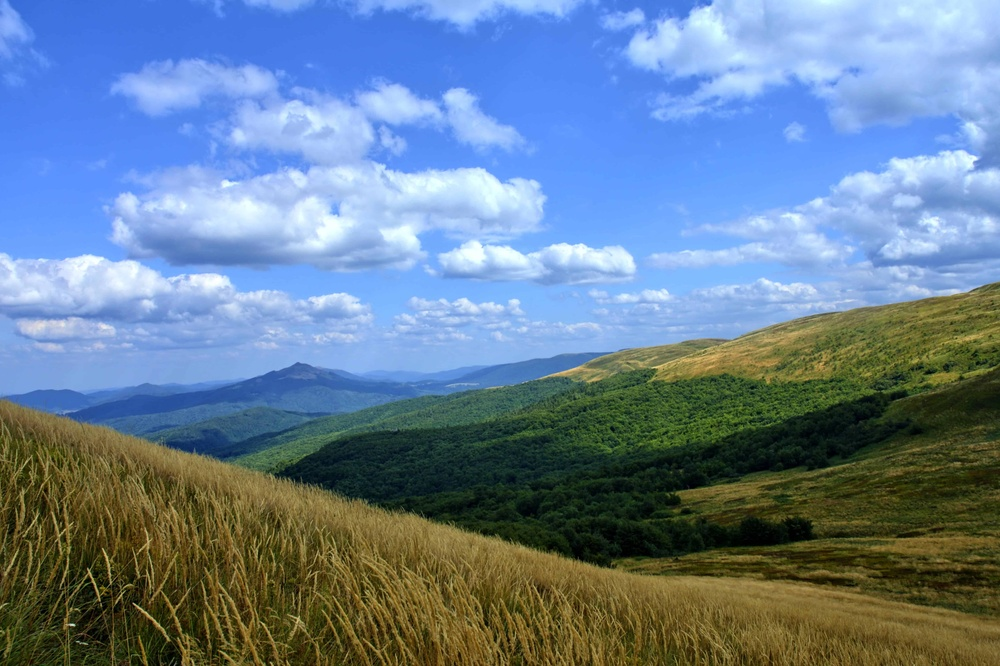
#> input picture obrab _izobr/practice/pr2/pr2_img/01.jpg, 1000 x 666 px, shrunk from 5734 x 3819 before the run
$ python pr2.py
#> lines starting #> are read from the running program, lines starting #| are printed output that depends on the picture; after the words box and inside, x2 and y2 are one past the last pixel; in counts of white or black regions, pixels touching at a corner belong together
import cv2
import numpy as np

#1. Исходные изображения
##Считываем исходные изображения
orig_img_01 = cv2.imread('pr2_img/01.jpg')
#> orig_img_01 is the input picture: shape (666, 1000, 3); mean B, G, R 149.9, 126.9, 103.2
orig_img_02 = cv2.imread('pr2_img/02.jpg')
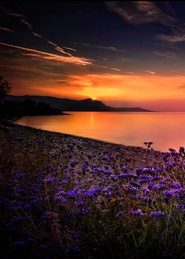
#> input picture obrab _izobr/practice/pr2/pr2_img/02.jpg, 185 x 259 px, shrunk from 1060 x 1484 before the run
#> orig_img_02 is the input picture: shape (259, 185, 3); mean B, G, R 37.8, 43, 73.8
orig_img_01_rgb = cv2.cvtColor(orig_img_01.copy(), cv2.COLOR_BGR2LAB)
#> orig_img_01_rgb: shape (666, 1000, 3); mean of channels 0, 1, 2 132.2, 128.9, 115.2
orig_img_02_rgb  = cv2.cvtColor(orig_img_02.copy(), cv2.COLOR_BGR2LAB)
#> orig_img_02_rgb: shape (259, 185, 3); mean of channels 0, 1, 2 53.2, 141, 135.8

#2. ЧБ изображения
##Функция преобраования в черно-белое изображение
def monochrome(input_lab_img):
    width, height, depth = input_lab_img.shape
#> width = 666; height = 1000; depth = 3
    for i in range(width):
        for j in range(height):
            l, a, b = input_lab_img[i, j]
            gray = 255 if (l > 255 / 2) else 0
            input_lab_img[i, j] = (gray, gray, gray)
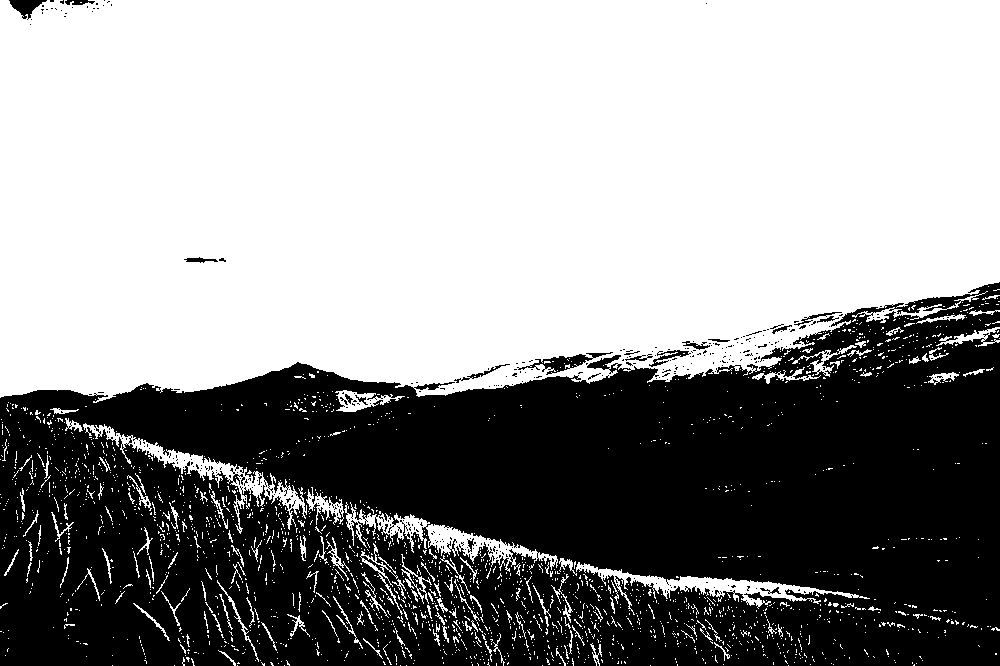
#> input_lab_img: shape (666, 1000, 3); 58.4% white; 369 black regions (349 under 20 px), largest, box (x1, y1, x2, y2) and area: (0, 282, 1000, 666) 273740, (517, 352, 613, 375) 622, (9, 0, 47, 20) 366
    return input_lab_img

#Применение функции к исходным изображениям
mono_01 = monochrome(orig_img_01_rgb.copy())
mono_02 = monochrome(orig_img_02_rgb.copy())
#> after the loop in monochrome (call 2), `for i in range(width):`:
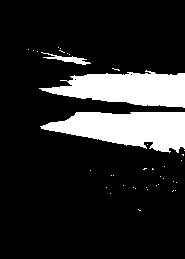
#> input_lab_img: shape (259, 185, 3); 16% white; 38 white regions (35 under 20 px), largest, box (x1, y1, x2, y2) and area: (40, 112, 185, 153) 3882, (39, 70, 185, 108) 3544, (41, 52, 91, 65) 204

#Запись в папку черно-белых изображений
cv2.imwrite('pr2_img/01_bw.png', mono_01)
cv2.imwrite('pr2_img/02_bw.png', mono_02)

# 3.Преобразование изображения в негатив
negative_01 = 255 - mono_01.copy()
negative_02 = 255 - mono_02.copy()
cv2.imwrite('pr2_img/01_neg.png', negative_01)
cv2.imwrite('pr2_img/02_neg.png', negative_02)

#4. Логарифмические преобразования
#Функция логарифмического преобразования
def log(r, c):
#> called with c = 255
    max = np.max(r)
#> max = 255
    log_max = np.log(1 + max)
#> log_max = 5.55
    s = c * (np.log(1 + r)/log_max)
#> s: shape (666, 1000, 3) float16; 3.01% of the values are NaN or infinite; the others: min 0, max 254.9, mean 207.9
    s = np.array(s, dtype=np.uint8)
    return s

#Применение функции к изображению
log_01_x = log(orig_img_01.copy(), 255)
log_01_y = log(orig_img_01.copy(), 100)
#> in log (call 2), `s = c * (np.log(1 + r)/log_max)`: s: shape (666, 1000, 3) float16; 3.01% of the values are NaN or infinite; the others: min 0, max 99.94, mean 81.5
log_02_x = log(orig_img_02.copy(), 255)
#> in log (call 3), `s = c * (np.log(1 + r)/log_max)`: s: shape (259, 185, 3) float16; 0.55% of the values are NaN or infinite; the others: min 0, max 254.9, mean 153.4
log_02_y = log(orig_img_02.copy(), 100)
#> in log (call 4), `s = c * (np.log(1 + r)/log_max)`: s: shape (259, 185, 3) float16; 0.55% of the values are NaN or infinite; the others: min 0, max 99.94, mean 60.16

#запись изображений в папку
cv2.imwrite('pr2_img/01_log_x.png', log_01_x)
cv2.imwrite('pr2_img/01_log_y.png', log_01_y)
cv2.imwrite('pr2_img/02_log_x.png', log_02_x)
cv2.imwrite('pr2_img/02_log_y.png', log_02_y)

## 5. Степенное преобразование

#Функция степенного преобразования
def degree(r, y):
#> called with y = 1.5
    table = np.array([((i / 255.0) ** y) * 255 for i in np.arange(0,256)]).astype("uint8")
    corrected_gamma = cv2.LUT(r, table)
    return corrected_gamma

#Применение функции к изображениям
#γ>1
deg_01_x = degree(orig_img_01.copy(), 1.5)
#γ<1
deg_01_y= degree(orig_img_01.copy(), 0.5)
#γ>1
deg_02_x = degree(orig_img_02.copy(), 1.5)
#γ<1
deg_02_y= degree(orig_img_02.copy(), 0.5)
#> call 4 of degree, with y = 0.5
#> in degree (call 4), `corrected_gamma = cv2.LUT(r, table)`:
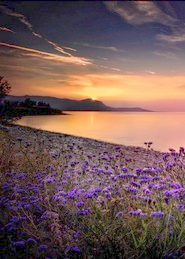
#> corrected_gamma: shape (259, 185, 3); mean of channels 0, 1, 2 88.3, 89.7, 117.3; drawn as B, G, R

#запись изображений в папку
cv2.imwrite('pr2_img/01_deg_x.png', deg_01_x)
cv2.imwrite('pr2_img/01_deg_y.png', deg_01_y)
cv2.imwrite('pr2_img/02_deg_x.png', deg_02_x)
cv2.imwrite('pr2_img/02_deg_y.png', deg_02_y)


#6. Кусочно-линейное преобразование
#Функция Кусочно-линейного преобразования
def sl(img, r1, s1, r2, s2):
#> called with r1 = 15, s1 = 0, r2 = 230, s2 = 255
    def pl(x):
        if x < r1:
            return (s1 / r1) * x
        elif r1 <= x < r2:
            return ((s2 - s1) / (r2 - r1)) * (x - r1) + s1
        else:
            return ((255 - s2) / (255 - r2)) * (x - r2) + s2
    table = np.array([pl(i) for i in range(256)]).astype('uint8')
    return cv2.LUT(img, table)
#Применение функции к изображениям
sl_01 = sl(orig_img_01.copy(), 15, 0, 230, 255)
sl_02 = sl(orig_img_02.copy(), 15, 0, 230, 255)
#Запись изображений в папку
cv2.imwrite('pr2_img/01_sl.png', sl_01)
cv2.imwrite('pr2_img/02_sl.png', sl_02)

## 7. Вырезание уровней изображения
#Функция вырезания уровней
def cut(input_img, number_channel):
#> called with number_channel = 2
    width, height, channels = input_img.shape
#> width = 666; height = 1000; channels = 3
    for i in range(width):
        for j in range(height):
            color_rgb = input_img[i, j]
            for c in range(channels):
                if (number_channel != c):
                    color_rgb[c] = 0
            input_img[i, j] = color_rgb
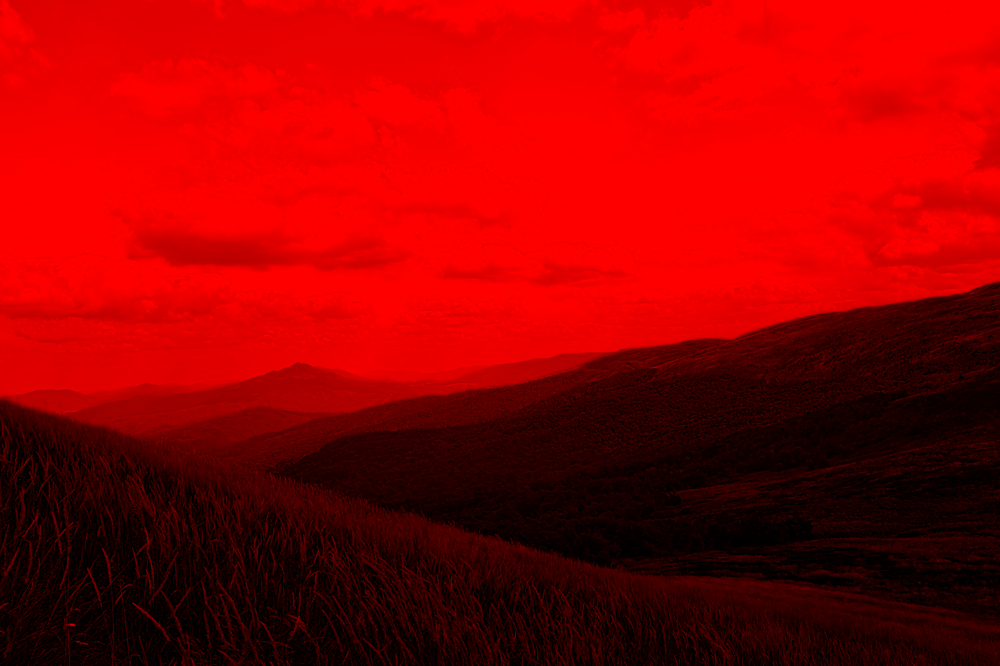
#> input_img: shape (666, 1000, 3); mean of channels 0, 1, 2 0, 0, 149.9; drawn as B, G, R
    return input_img
#Концертация изображения в цвета RGB
cut_rgb= cv2.cvtColor(orig_img_01, cv2.COLOR_BGR2RGB)
#Применение функции к изображению
l_r= cut(cut_rgb.copy(), 2)
l_g = cut(cut_rgb.copy(), 1)
#> call 2 of cut, with number_channel = 1
#> after the loop in cut (call 2), `for i in range(width):`:
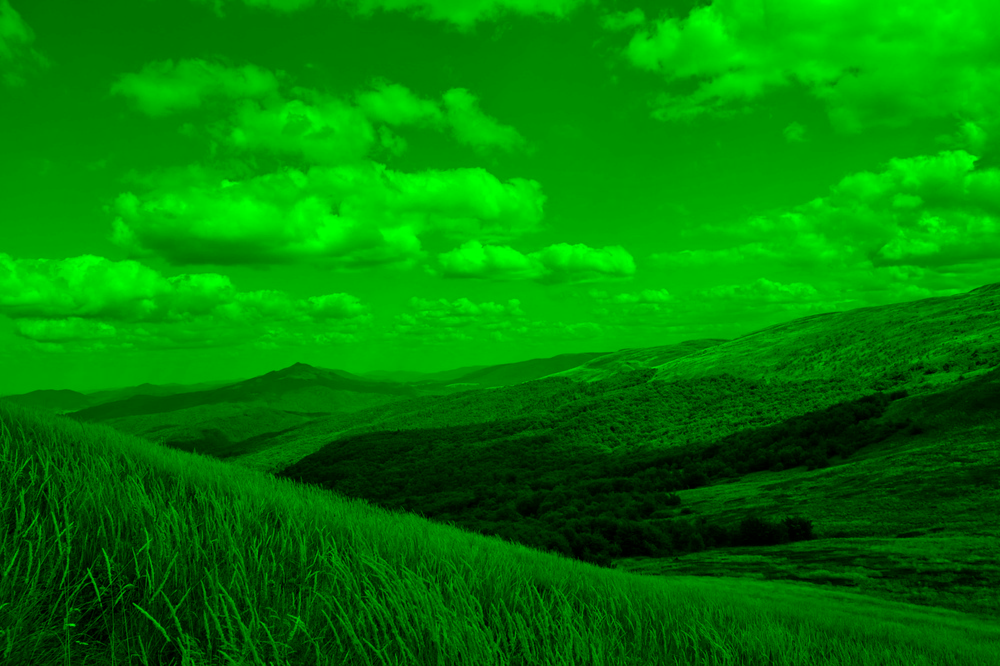
#> input_img: shape (666, 1000, 3); mean of channels 0, 1, 2 0, 126.9, 0; drawn as B, G, R
l_b = cut(cut_rgb.copy(), 0)
#> call 3 of cut, with number_channel = 0
#> after the loop in cut (call 3), `for i in range(width):`:
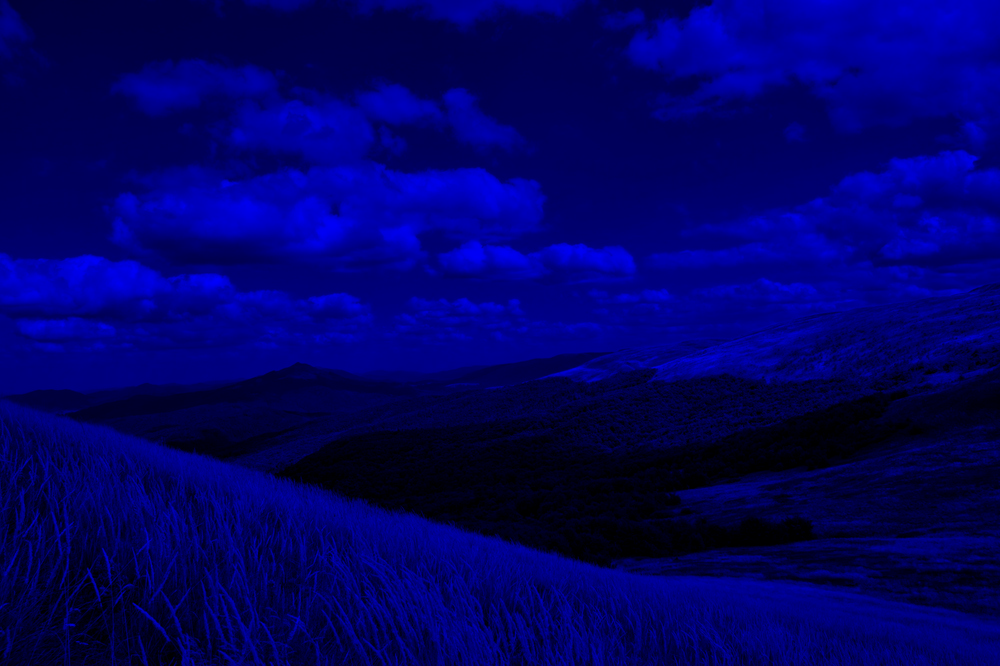
#> input_img: shape (666, 1000, 3); mean of channels 0, 1, 2 103.2, 0, 0; drawn as B, G, R
#Запись изображений в папку
cv2.imwrite('pr2_img/cut_l_r.png', l_r)
cv2.imwrite('pr2_img/cut_l_g.png', l_g)
cv2.imwrite('pr2_img/cut_l_b.png', l_b)
